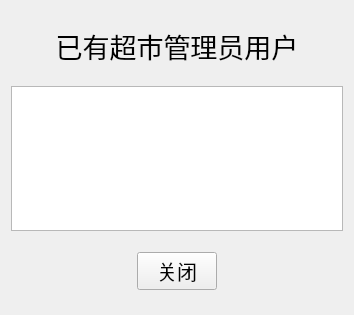
<?xml version="1.0" encoding="UTF-8"?>
<ui version="4.0">
 <class>existingUsers</class>
 <widget class="QWidget" name="existingUsers">
  <property name="geometry">
   <rect>
    <x>0</x>
    <y>0</y>
    <width>354</width>
    <height>315</height>
   </rect>
  </property>
  <property name="windowTitle">
   <string>Form</string>
  </property>
  <layout class="QVBoxLayout" name="verticalLayout_2">
   <item>
    <layout class="QVBoxLayout" name="verticalLayout" stretch="1,2,1,10,1,1,1">
     <item>
      <spacer name="verticalSpacer">
       <property name="orientation">
        <enum>Qt::Vertical</enum>
       </property>
       <property name="sizeHint" stdset="0">
        <size>
         <width>20</width>
         <height>40</height>
        </size>
       </property>
      </spacer>
     </item>
     <item>
      <widget class="QLabel" name="label">
       <property name="font">
        <font>
         <pointsize>20</pointsize>
        </font>
       </property>
       <property name="text">
        <string>已有超市管理员用户</string>
       </property>
       <property name="alignment">
        <set>Qt::AlignCenter</set>
       </property>
      </widget>
     </item>
     <item>
      <spacer name="verticalSpacer_2">
       <property name="orientation">
        <enum>Qt::Vertical</enum>
       </property>
       <property name="sizeHint" stdset="0">
        <size>
         <width>20</width>
         <height>40</height>
        </size>
       </property>
      </spacer>
     </item>
     <item>
      <widget class="QTableView" name="tableView"/>
     </item>
     <item>
      <spacer name="verticalSpacer_3">
       <property name="orientation">
        <enum>Qt::Vertical</enum>
       </property>
       <property name="sizeHint" stdset="0">
        <size>
         <width>20</width>
         <height>40</height>
        </size>
       </property>
      </spacer>
     </item>
     <item>
      <layout class="QHBoxLayout" name="horizontalLayout" stretch="5,1,5">
       <item>
        <spacer name="horizontalSpacer">
         <property name="orientation">
          <enum>Qt::Horizontal</enum>
         </property>
         <property name="sizeHint" stdset="0">
          <size>
           <width>40</width>
           <height>20</height>
          </size>
         </property>
        </spacer>
       </item>
       <item>
        <widget class="QPushButton" name="btnExit">
         <property name="font">
          <font>
           <pointsize>15</pointsize>
          </font>
         </property>
         <property name="text">
          <string>关闭</string>
         </property>
        </widget>
       </item>
       <item>
        <spacer name="horizontalSpacer_2">
         <property name="orientation">
          <enum>Qt::Horizontal</enum>
         </property>
         <property name="sizeHint" stdset="0">
          <size>
           <width>40</width>
           <height>20</height>
          </size>
         </property>
        </spacer>
       </item>
      </layout>
     </item>
     <item>
      <spacer name="verticalSpacer_4">
       <property name="orientation">
        <enum>Qt::Vertical</enum>
       </property>
       <property name="sizeHint" stdset="0">
        <size>
         <width>20</width>
         <height>40</height>
        </size>
       </property>
      </spacer>
     </item>
    </layout>
   </item>
  </layout>
 </widget>
 <resources/>
 <connections/>
</ui>
